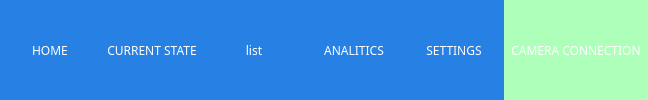
     <widget class="QWidget" name="navbar" native="true">
      <property name="minimumSize">
       <size>
        <width>0</width>
        <height>50</height>
       </size>
      </property>
      <property name="styleSheet">
       <string notr="true">background-color: #2780e3;
color: rgb(255, 255, 255);</string>
      </property>
      <layout class="QHBoxLayout" name="horizontalLayout">
       <property name="spacing">
        <number>0</number>
       </property>
       <property name="sizeConstraint">
        <enum>QLayout::SetDefaultConstraint</enum>
       </property>
       <property name="leftMargin">
        <number>0</number>
       </property>
       <property name="topMargin">
        <number>0</number>
       </property>
       <property name="rightMargin">
        <number>0</number>
       </property>
       <property name="bottomMargin">
        <number>0</number>
       </property>
       <item>
        <widget class="QToolButton" name="home_button">
         <property name="sizePolicy">
          <sizepolicy hsizetype="Fixed" vsizetype="Expanding">
           <horstretch>0</horstretch>
           <verstretch>0</verstretch>
          </sizepolicy>
         </property>
         <property name="minimumSize">
          <size>
           <width>100</width>
           <height>0</height>
          </size>
         </property>
         <property name="font">
          <font>
           <family>Sans Serif Collection</family>
           <pointsize>9</pointsize>
          </font>
         </property>
         <property name="autoFillBackground">
          <bool>false</bool>
         </property>
         <property name="styleSheet">
          <string notr="true"/>
         </property>
         <property name="text">
          <string>HOME</string>
         </property>
         <property name="icon">
          <iconset>
           <normaloff>../Downloads/icons/home.svg</normaloff>../Downloads/icons/home.svg</iconset>
         </property>
         <property name="iconSize">
          <size>
           <width>25</width>
           <height>25</height>
          </size>
         </property>
         <property name="autoRaise">
          <bool>true</bool>
         </property>
        </widget>
       </item>
       <item>
        <widget class="QToolButton" name="current_state_button">
         <property name="sizePolicy">
          <sizepolicy hsizetype="Fixed" vsizetype="Expanding">
           <horstretch>0</horstretch>
           <verstretch>0</verstretch>
          </sizepolicy>
         </property>
         <property name="minimumSize">
          <size>
           <width>100</width>
           <height>0</height>
          </size>
         </property>
         <property name="font">
          <font>
           <family>Sans Serif Collection</family>
           <pointsize>9</pointsize>
          </font>
         </property>
         <property name="text">
          <string>CURRENT STATE</string>
         </property>
         <property name="icon">
          <iconset>
           <normaloff>../Downloads/icons/car.svg</normaloff>../Downloads/icons/car.svg</iconset>
         </property>
         <property name="iconSize">
          <size>
           <width>25</width>
           <height>25</height>
          </size>
         </property>
         <property name="autoRaise">
          <bool>true</bool>
         </property>
        </widget>
       </item>
       <item>
        <widget class="QToolButton" name="auth_list_button">
         <property name="sizePolicy">
          <sizepolicy hsizetype="Fixed" vsizetype="Expanding">
           <horstretch>0</horstretch>
           <verstretch>0</verstretch>
          </sizepolicy>
         </property>
         <property name="minimumSize">
          <size>
           <width>100</width>
           <height>0</height>
          </size>
         </property>
         <property name="font">
          <font>
           <family>Sans Serif Collection</family>
           <pointsize>9</pointsize>
          </font>
         </property>
         <property name="text">
          <string>list</string>
         </property>
         <property name="icon">
          <iconset>
           <normaloff>../Downloads/icons/list.svg</normaloff>../Downloads/icons/list.svg</iconset>
         </property>
         <property name="iconSize">
          <size>
           <width>25</width>
           <height>25</height>
          </size>
         </property>
         <property name="autoRaise">
          <bool>true</bool>
         </property>
        </widget>
       </item>
       <item>
        <widget class="QToolButton" name="analitics_button">
         <property name="sizePolicy">
          <sizepolicy hsizetype="Fixed" vsizetype="Expanding">
           <horstretch>0</horstretch>
           <verstretch>0</verstretch>
          </sizepolicy>
         </property>
         <property name="minimumSize">
          <size>
           <width>100</width>
           <height>0</height>
          </size>
         </property>
         <property name="font">
          <font>
           <family>Sans Serif Collection</family>
           <pointsize>9</pointsize>
          </font>
         </property>
         <property name="text">
          <string>ANALITICS</string>
         </property>
         <property name="icon">
          <iconset>
           <normaloff>../Downloads/icons/chart.svg</normaloff>../Downloads/icons/chart.svg</iconset>
         </property>
         <property name="iconSize">
          <size>
           <width>25</width>
           <height>25</height>
          </size>
         </property>
         <property name="autoRaise">
          <bool>true</bool>
         </property>
        </widget>
       </item>
       <item>
        <widget class="QToolButton" name="settings_button">
         <property name="sizePolicy">
          <sizepolicy hsizetype="Fixed" vsizetype="Expanding">
           <horstretch>0</horstretch>
           <verstretch>0</verstretch>
          </sizepolicy>
         </property>
         <property name="minimumSize">
          <size>
           <width>100</width>
           <height>0</height>
          </size>
         </property>
         <property name="font">
          <font>
           <family>Sans Serif Collection</family>
           <pointsize>9</pointsize>
          </font>
         </property>
         <property name="text">
          <string>SETTINGS</string>
         </property>
         <property name="icon">
          <iconset>
           <normaloff>../Downloads/icons/settings.svg</normaloff>../Downloads/icons/settings.svg</iconset>
         </property>
         <property name="iconSize">
          <size>
           <width>25</width>
           <height>25</height>
          </size>
         </property>
         <property name="autoRaise">
          <bool>true</bool>
         </property>
        </widget>
       </item>
       <item>
        <spacer name="horizontalSpacer">
         <property name="orientation">
          <enum>Qt::Horizontal</enum>
         </property>
         <property name="sizeHint" stdset="0">
          <size>
           <width>0</width>
           <height>20</height>
          </size>
         </property>
        </spacer>
       </item>
       <item>
        <widget class="QToolButton" name="camera_button">
         <property name="sizePolicy">
          <sizepolicy hsizetype="Fixed" vsizetype="Expanding">
           <horstretch>0</horstretch>
           <verstretch>0</verstretch>
          </sizepolicy>
         </property>
         <property name="minimumSize">
          <size>
           <width>100</width>
           <height>0</height>
          </size>
         </property>
         <property name="font">
          <font>
           <family>Sans Serif Collection</family>
           <pointsize>9</pointsize>
          </font>
         </property>
         <property name="styleSheet">
          <string notr="true">background-color: rgb(174, 255, 186);</string>
         </property>
         <property name="text">
          <string>CAMERA CONNECTION</string>
         </property>
         <property name="icon">
          <iconset>
           <normaloff>../Downloads/icons/connection.svg</normaloff>../Downloads/icons/connection.svg</iconset>
         </property>
         <property name="iconSize">
          <size>
           <width>50</width>
           <height>50</height>
          </size>
         </property>
         <property name="autoRaise">
          <bool>true</bool>
         </property>
        </widget>
       </item>
      </layout>
     </widget>
